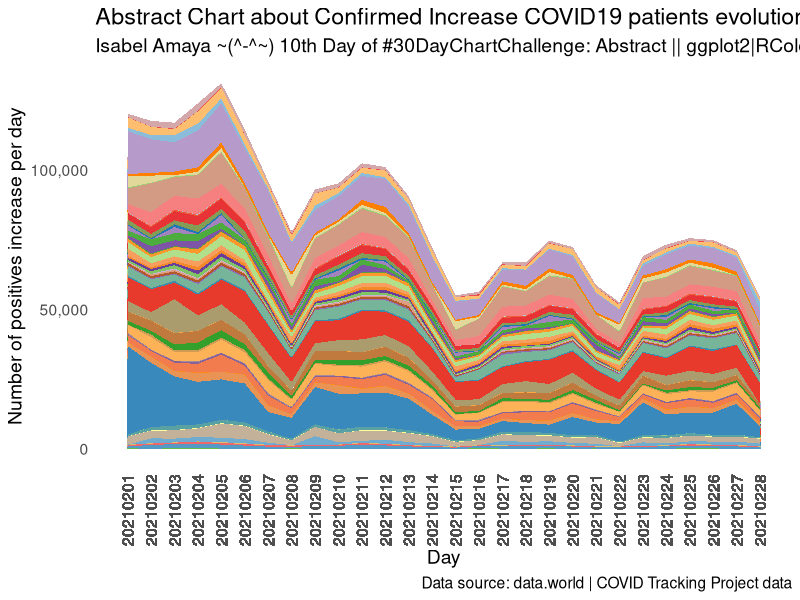

R code for this plot:
set.seed(345)
library(ggplot2)
library(RColorBrewer)
ngroup=56
names=paste("G_",seq(1,ngroup),sep="")
DAT=data.frame()

for(i in seq(1:30)){
  data=data.frame( matrix(0, ngroup , 3))
  data[,1]=i
  data[,2]=sample(names, nrow(data))
  data[,3]=prop.table(sample( c(rep(0,100),c(1:ngroup)) ,nrow(data)))
  DAT=rbind(DAT,data)
}
colnames(DAT)=c("Year","Group","Value")
DAT=DAT[order( DAT$Year, DAT$Group) , ]
DAT

coul = brewer.pal(12, "Paired") 
coul = colorRampPalette(coul)(ngroup)
coul=coul[sample(c(1:length(coul)) , size=length(coul) ) ]


data_covid <- read.csv("covid-tracking-project-data-QueryResult.csv", header = TRUE)

data_covid$DateNum <- as.integer(gsub(pattern = "-", replacement="", x = data_covid$date))

data_covid_reduced <- data_covid[,c("DateNum","us_state_or_territory","positiveincrease")]




ggplot(data_covid_reduced, aes(x=DateNum, y=positiveincrease, fill=us_state_or_territory )) + 
  geom_area(alpha=1  )+
  theme_bw() +
  #scale_fill_brewer(colour="red", breaks=rev(levels(DAT$Group)))+
  scale_fill_manual(values = coul)+
  theme(
    text = element_text(hjust = 0.5, size = 14),
    line = element_blank(),
    title = element_text(hjust = 0.5),
    legend.position="none",
    panel.border = element_blank(),
    panel.background = element_blank()) +
  theme(axis.text.x = element_text(angle = 90, vjust = 0.5)) +
  scale_x_continuous("Day", labels = as.character(data_covid$DateNum), breaks = data_covid$DateNum)+
  scale_y_continuous("Number of positives increase per day",labels = scales::comma) +
  labs(title = "Abstract Chart about Confirmed Increase COVID19 patients evolution in February 2021 in US by State",
       subtitle = "Isabel Amaya ~(^-^~) 10th Day of #30DayChartChallenge: Abstract || ggplot2|RColorBrewer",
       caption = "Data source: data.world | COVID Tracking Project data")

plot
